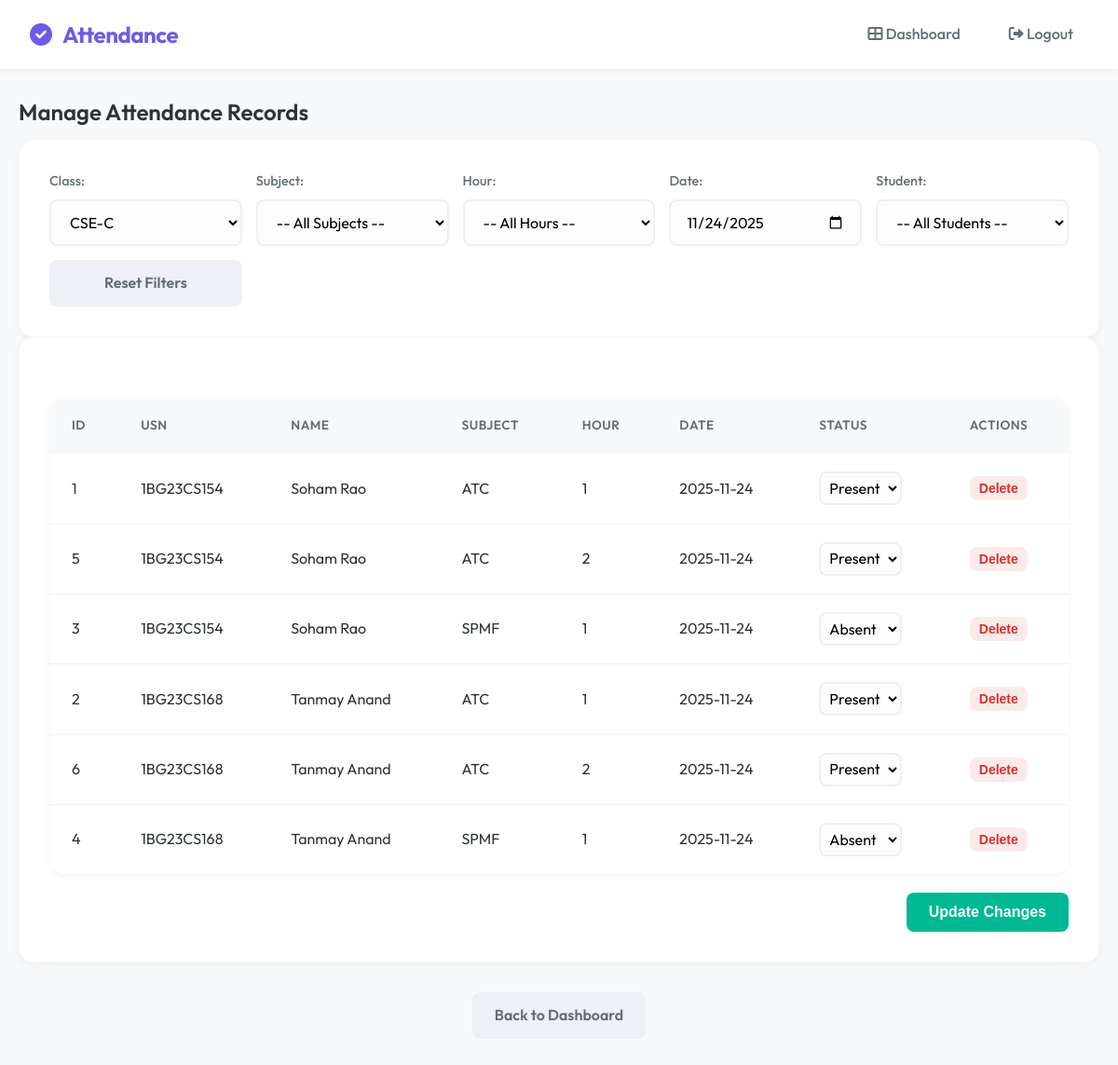
Page /admin/attendance?class_id=3 (signed in) on the earlier database version.
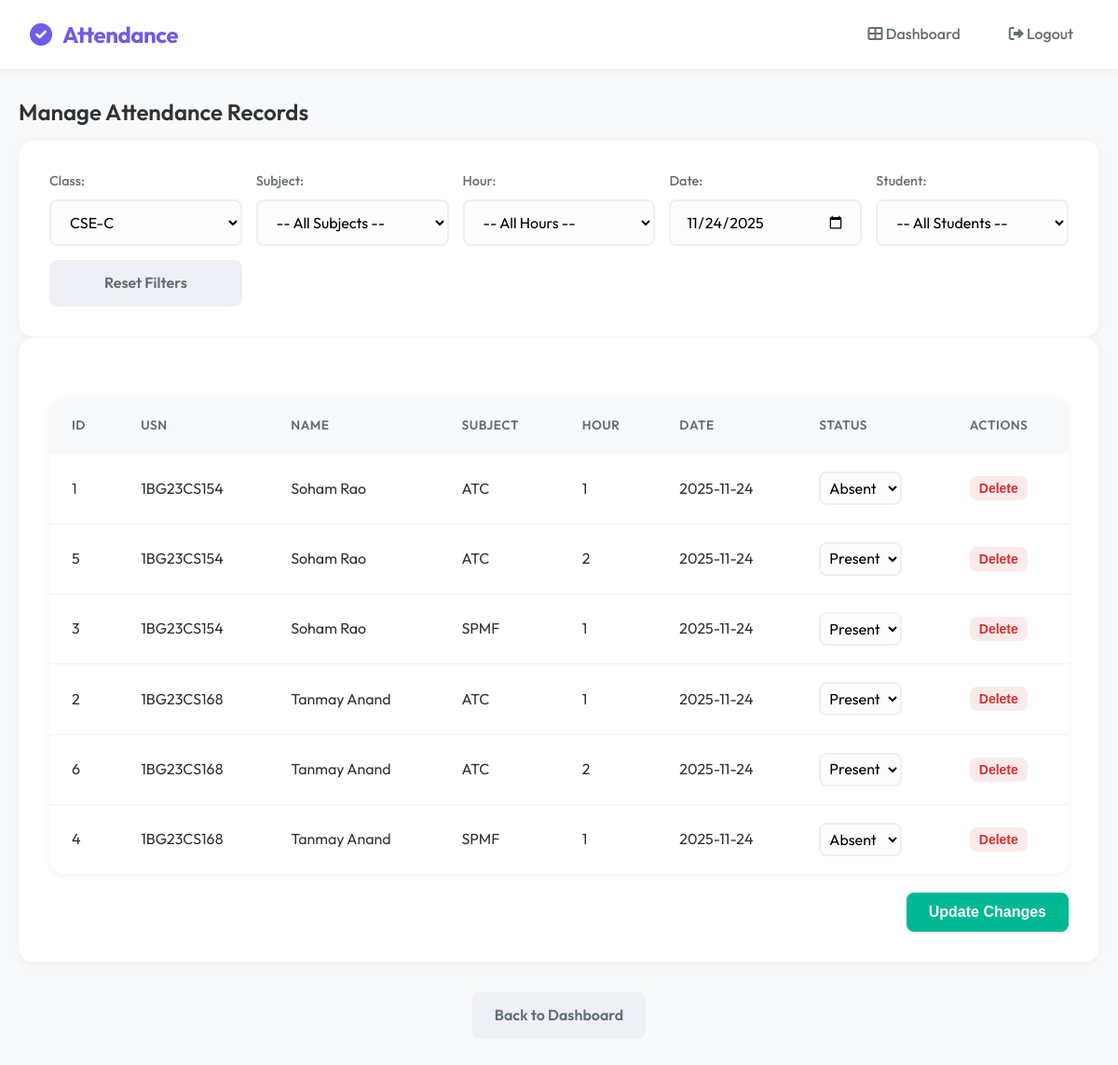
Same page on the later database version.
### tables this page shows
CREATE TABLE attendance (
        id INTEGER PRIMARY KEY AUTOINCREMENT,
        student_id INTEGER,
        subject TEXT,
        date TEXT,
        status TEXT,
        hour INTEGER,
        previous_hash TEXT,
        current_hash TEXT
    );

CREATE TABLE students (
        id INTEGER PRIMARY KEY AUTOINCREMENT,
        usn TEXT UNIQUE,
        name TEXT,
        dob TEXT,
        class_id INTEGER,
        face_encoding BLOB
    );

### app.py (the view, shortened to what this page needs)
@app.route("/admin/attendance", methods=["GET", "POST"])
def admin_attendance():
    role = session.get("role")
    if role not in ["admin", "teacher"]:
        return "Unauthorized", 403
    conn = sqlite3.connect('attendance.db')
    c = conn.cursor()
    class_id = request.args.get("class_id")
    subject = request.args.get("subject")
    hour = request.args.get("hour")
    date = request.args.get("date", datetime.datetime.now(IST).date().strftime("%Y-%m-%d"))
    student_id = request.args.get("student_id")
    try:
        class_id_int = int(class_id) if class_id else None
    except:
        class_id_int = None
    if role == "teacher":
        teacher_id = session["username"]
        c.execute("""
            SELECT DISTINCT c.id, c.class_name
            FROM classes c
            JOIN teacher_assignments ta ON c.id = ta.class_id
            WHERE ta.teacher_id=?
        """, (teacher_id,))
    else:
        c.execute("SELECT id, class_name FROM classes")
    classes = c.fetchall()
    subjects = []
    students_list = []
    attendance_records = []
    if class_id_int:
        if role == "teacher":
            teacher_id = session["username"]
            c.execute("""
                SELECT subject FROM teacher_assignments
                WHERE teacher_id=? AND class_id=?
                ORDER BY subject
            """, (teacher_id, class_id_int))
        else:
            c.execute("SELECT name FROM subjects WHERE class_id=? ORDER BY name", (class_id_int,))
        subjects = [s[0] for s in c.fetchall()]
        c.execute("SELECT id, usn, name FROM students WHERE class_id=? ORDER BY name", (class_id_int,))
        students_list = c.fetchall()
        if subject:
            query = """SELECT attendance.id, students.usn, students.name, attendance.subject, attendance.hour,
                              attendance.date, attendance.status
                       FROM attendance
                       JOIN students ON attendance.student_id = students.id
                       WHERE students.class_id=? AND attendance.subject=? AND attendance.date=?"""
            params = [class_id_int, subject, date]
            if hour:
                query += " AND attendance.hour=?"
                params.append(hour)
        else:
            query = """SELECT attendance.id, students.usn, students.name, attendance.subject, attendance.hour,
                              attendance.date, attendance.status
                       FROM attendance
                       JOIN students ON attendance.student_id = students.id
                       WHERE students.class_id=? AND attendance.date=?"""
            params = [class_id_int, date]
            if hour:
                query += " AND attendance.hour=?"
                params.append(hour)
        if student_id:
            query += " AND students.id=?"
            params.append(student_id)
        query += " ORDER BY students.usn, attendance.subject, attendance.hour"
        c.execute(query, params)
        attendance_records = c.fetchall()
        c.execute("""
            SELECT DISTINCT attendance_id
            FROM pending_attendance_changes
            WHERE attendance_id IN (SELECT id FROM attendance WHERE student_id IN
                (SELECT id FROM students WHERE class_id=?))
        """, (class_id_int,))
        pending_ids = {row[0] for row in c.fetchall()}
    conn.close()
    return render_template(
        "admin_attendance.html",
        classes=classes,
        subjects=subjects,
        students_list=students_list,
        attendance_records=attendance_records,
        selected_class=class_id_int,
        selected_subject=subject,
        selected_hour=hour,
        selected_date=date,
        selected_student=int(student_id) if student_id else None,
        pending_ids=pending_ids if class_id_int else set()
    )

### templates/admin_attendance.html (shortened to what the changed rows need)
{% extends "base.html" %}
{% block content %}
<h2>Manage Attendance Records</h2>
{% if attendance_records %}
<div class="card">
    <form method="POST"
        action="/admin/attendance?class_id={{ selected_class or '' }}&subject={{ selected_subject or '' }}&hour={{ selected_hour or '' }}&date={{ selected_date or '' }}&student_id={{ selected_student or '' }}">
        <div class="table-container">
            <table>
                <thead>
                    <tr>
                        <th>ID</th>
                        <th>USN</th>
                        <th>Name</th>
                        <th>Subject</th>
                        <th>Hour</th>
                        <th>Date</th>
                        <th>Status</th>
                        <th>Actions</th>
                    </tr>
                </thead>
                <tbody>
                    {% for record in attendance_records %}
                    <tr {% if record[0] in pending_ids %}class="pending-change" {% endif %}>
                        <td>{{ record[0] }}</td>
                        <td>{{ record[1] }}</td>
                        <td>{{ record[2] }}</td>
                        <td>{{ record[3] }}</td>
                        <td>{{ record[4] }}</td>
                        <td>{{ record[5] }}</td>
                        <td>
                            <select name="status_{{ record[0] }}" class="status-select"
                                data-original-status="{{ record[6] }}" data-row-id="{{ record[0] }}"
                                onchange="highlightChangedRow(this)" style="padding: 5px; width: auto;">
                                <option value="Present" {% if record[6]=='Present' %}selected{% endif %}>Present
                                </option>
                                <option value="Absent" {% if record[6]=='Absent' %}selected{% endif %}>Absent</option>
                            </select>
                        </td>
                        <td>
                            {% if session['role'] == 'teacher' %}
                            <textarea name="individual_{{ record[0] }}" class="individual-comment-input"
                                placeholder="Individual comment (optional)" rows="2" disabled
                                style="width: 100%; padding: 5px; font-size: 0.9rem; resize: vertical;"></textarea>
                            {% elif session['role'] == 'admin' %}
                            <button type="submit" formaction="/delete_attendance/{{ record[0] }}" class="btn btn-danger"
                                onclick="return confirm('⚠️ Are you sure you want to delete this attendance record?\n\nStudent: {{ record[2] }}\nSubject: {{ record[3] }}\nDate: {{ record[5] }}\n\nThis action cannot be undone!');"
                                style="padding: 5px 10px; font-size: 14px;">Delete</button>
                            {% endif %}
                        </td>
                    </tr>
                    {% endfor %}
                </tbody>
            </table>
        </div>
    </form>
</div>
{% else %}
<div class="alert alert-info">
    <i class="fas fa-info-circle"></i> No attendance records found for the selected filters.
</div>
{% endif %}
{% endblock %}

Differences in the rows shown:
changed attendance id 1: status+id "Present" → "Absent"
changed attendance id 3: status+id "Absent" → "Present"
